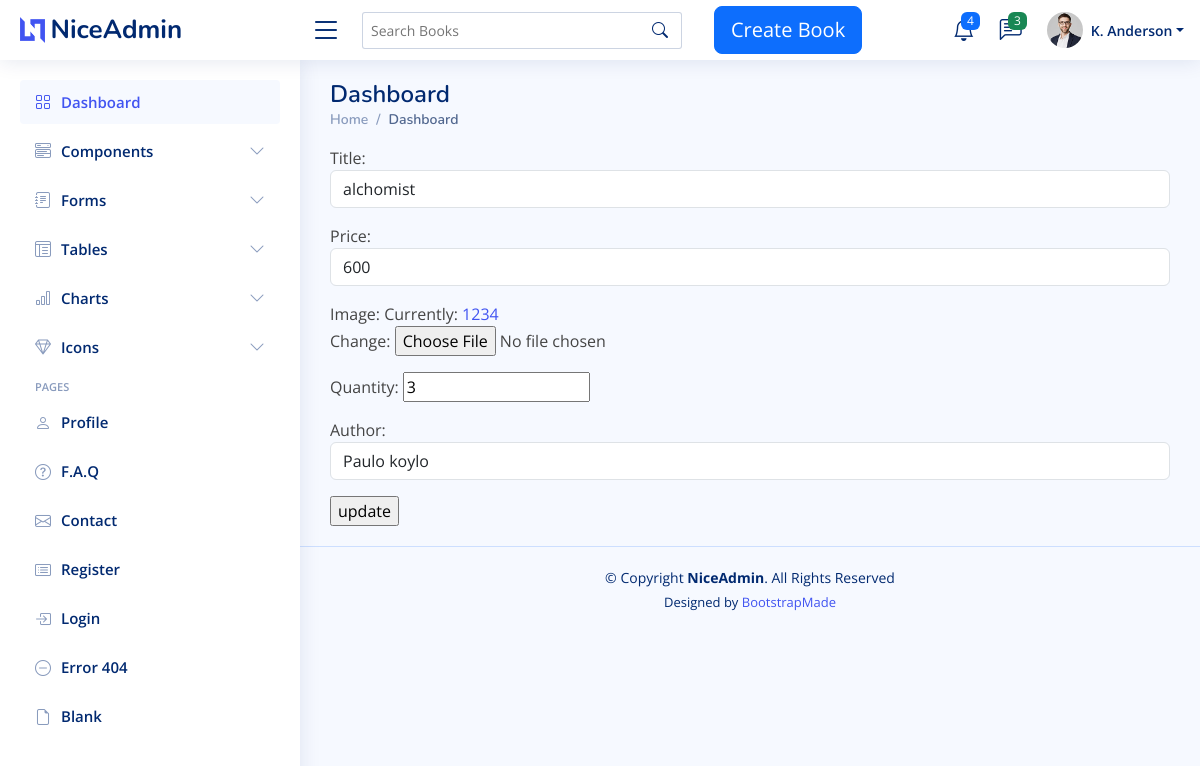
Page /updateview/7/ on the committed database.
### book_PP/models.py (models this page shows, shortened)
class Book(models.Model):
    title = models.CharField(max_length=200, null=True)
    price = models.IntegerField(null=True)
    image=models.ImageField(upload_to='book_media')
    quantity=models.IntegerField()
    author = models.ForeignKey(Author, on_delete=models.CASCADE)

### book_PP/views.py (the view)
# urls.py: path('updateview/<int:book_id>/', views.updateView, name='update'),
def updateView(request, book_id):
    book = Book.objects.get(id=book_id)
    if request.method == 'POST':
        form = BookForm(request.POST, request.FILES, instance=book)  # Corrected typo
        if form.is_valid():
            form.save()
            return redirect('/')  # Or use a named URL like 'list_book'
    else:
        form = BookForm(instance=book)
    return render(request, 'admin/updateview.html', {'form': form, 'book': book})

### book_PP/forms.py
class BookForm(forms.ModelForm):
    class Meta:
        model=Book
        fields='__all__'
        widgets={
            'title':forms.TextInput(attrs={'class':'form-control','placeholder':'Enter the book name'}),
            'author':forms.Select(attrs={'class':'form-control','placeholder':'Enter the book author'}),
            'price':forms.NumberInput(attrs={'class':'form-control','placeholder':'Enter the book price'})
        }

### book_PP/models.py (called while the page is built)
    def __str__(self):
        return '{}'.format(self.name)

### templates/admin/updateview.html (shortened to what this page needs)
{% extends 'admin/base.html' %}
{% load static %}
{% block content %}
<form action="" method="post" enctype="multipart/form-data">
    {{ form.as_p}}
    <input type="submit" value="update" >
</form>
{% endblock %}

### static/assets/css/style.css (style rules this page uses)
:root { scroll-behavior: smooth; }
body { font-family: "Open Sans", sans-serif; background: #f6f9ff; color: #444444; display :flex; flex-flow:column; width:100%; justify-content:center; align-item:center; }

### rows in the picture
Book: title "alchomist", price "600", quantity "3", author "Paulo koylo"
